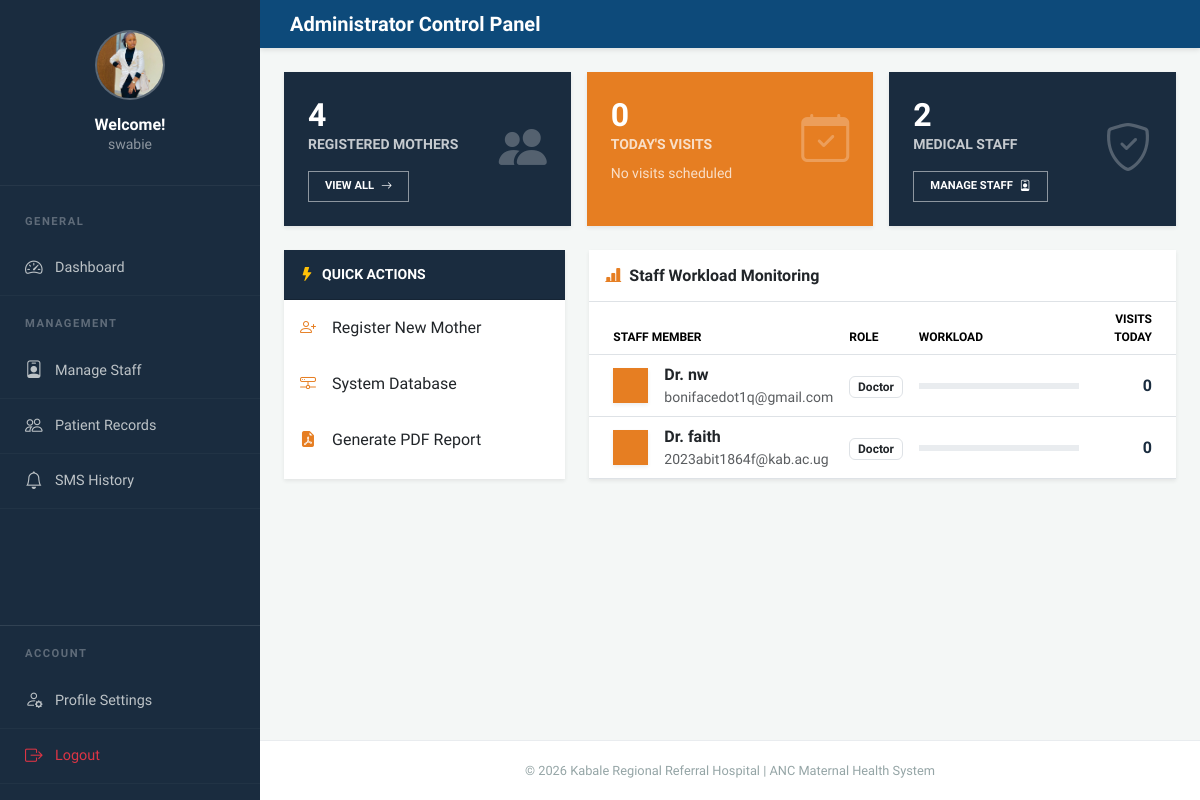
/accounts/dashboard/admin/ (signed in), run on the app's committed database.
### accounts/models.py (models this page shows, shortened)
class User(AbstractUser):
    ROLE_CHOICES = [
        ('ADMIN', 'Admin'),
        ('DOCTOR', 'Doctor'),
        ('NURSE', 'Nurse'),
        ('PATIENT', 'Patient'),
    ]
    role = models.CharField(max_length=20, choices=ROLE_CHOICES, blank=True, null=True)
    phone_number = models.CharField(max_length=20, blank=True, null=True)
    profile_picture = models.ImageField(upload_to='profile_pics/', null=True, blank=True)
    must_change_password = models.BooleanField(default=False)

### accounts/views.py (the view)
# urls.py: path('dashboard/admin/', views.AdminDashboardView.as_view(), name='admin_dashboard'),
class AdminDashboardView(LoginRequiredMixin, UserPassesTestMixin, TemplateView):
    template_name = 'accounts/admin_dashboard.html'
    def test_func(self):
        return self.request.user.is_superuser or getattr(self.request.user, 'role', None) == 'ADMIN'
    def get_context_data(self, **kwargs):
        context = super().get_context_data(**kwargs)
        today = date.today()
        from slots.models import Appointment
        context['total_patients'] = PatientProfile.objects.count()
        context['total_staff'] = User.objects.filter(role__in=['DOCTOR', 'NURSE']).count()
        today_appointments = Appointment.objects.filter(
            date=today,
            status__in=['APPROVED', 'PENDING']
        ).select_related('patient__user', 'doctor')
        context['today_visits'] = today_appointments.count()
        context['today_appointments'] = today_appointments.order_by('hour')
        context['all_staff'] = User.objects.filter(role__in=['DOCTOR', 'NURSE']).annotate(
            current_workload=Count('doctor_patients')
        ).order_by('last_name')
        return context

### templates/accounts/admin_dashboard.html (shortened to what this page needs)
{% extends 'base.html' %}
{% block panel_title %}Administrator Control Panel{% endblock %}
{% block content %}
<div class="row g-3 mb-4">
    <div class="col-md-4">
        <div class="card border-0 shadow-sm text-white h-100 stat-card-navy">
            <div class="p-4 d-flex justify-content-between align-items-center">
                <div>
                    <h2 class="fw-bold mb-0">{{ total_patients }}</h2>
                    <p class="mb-0 text-uppercase small fw-bold opacity-75">Registered Mothers</p>
                    <a href="{% url 'accounts:patient_list' %}" class="btn btn-outline-white mt-3 px-3 fw-bold">
                        VIEW ALL <i class="bi bi-arrow-right ms-1"></i>
                    </a>
                </div>
                <i class="bi bi-people-fill opacity-25" style="font-size: 3rem;"></i>
            </div>
        </div>
    </div>
    <div class="col-md-4">
        <div class="card border-0 shadow-sm text-white h-100 stat-card-orange">
            <div class="p-4 d-flex justify-content-between align-items-center">
                <div>
                    <h2 class="fw-bold mb-0">{{ today_visits }}</h2>
                    <p class="mb-0 text-uppercase small fw-bold opacity-75">Today's Visits</p>
                    {% if today_visits > 0 %}
                    <button class="btn btn-outline-white mt-3 px-3 fw-bold" data-bs-toggle="collapse" data-bs-target="#todayAppointments">
                        VIEW SCHEDULE <i class="bi bi-eye-fill ms-1"></i>
                    </button>
                    {% else %}
                    <p class="small mt-2 opacity-75 mb-0 font-italic">No visits scheduled</p>
                    {% endif %}
                </div>
                <i class="bi bi-calendar-check opacity-25" style="font-size: 3rem;"></i>
            </div>
        </div>
    </div>
    <div class="col-md-4">
        <div class="card border-0 shadow-sm text-white h-100 stat-card-navy">
            <div class="p-4 d-flex justify-content-between align-items-center">
                <div>
                    <h2 class="fw-bold mb-0">{{ total_staff|default:"0" }}</h2>
                    <p class="mb-0 text-uppercase small fw-bold opacity-75">Medical Staff</p>
                    <a href="{% url 'accounts:staff_list' %}" class="btn btn-outline-white mt-3 px-3 fw-bold">
                        MANAGE STAFF <i class="bi bi-person-badge ms-1"></i>
                    </a>
                </div>
                <i class="bi bi-shield-check opacity-25" style="font-size: 3rem;"></i>
            </div>
        </div>
    </div>
</div>
<div class="row g-4">
    <div class="col-lg-4">
        <div class="card border-0 shadow-sm h-100" style="border-radius: 0;">
            <div class="card-header py-3" style="background: var(--primary-navy); color: white; border-radius: 0;">
                <h6 class="mb-0 fw-bold small text-uppercase"><i class="bi bi-lightning-fill me-2 text-warning"></i>Quick Actions</h6>
            </div>
            <div class="card-body p-0">
                <div class="list-group list-group-flush">
                    <a href="{% url 'accounts:register_patient' %}" class="list-group-item list-group-item-action py-3 border-0">
                        <i class="bi bi-person-plus me-3" style="color: var(--accent-orange);"></i>Register New Mother
                    </a>
                    <a href="/admin/" target="_blank" class="list-group-item list-group-item-action py-3 border-0">
                        <i class="bi bi-hdd-network me-3" style="color: var(--accent-orange);"></i>System Database
                    </a>
                    <a href="{% url 'accounts:generate_mothers_report' %}" class="list-group-item list-group-item-action py-3 border-0">
                        <i class="bi bi-file-earmark-pdf-fill me-3" style="color: var(--accent-orange);"></i>Generate PDF Report
                    </a>
                </div>
            </div>
        </div>
    </div>
    <div class="col-lg-8">
        <div class="card border-0 shadow-sm h-100" style="border-radius: 0;">
            <div class="card-header bg-white py-3 border-bottom">
                <h6 class="mb-0 fw-bold text-dark"><i class="bi bi-bar-chart-line-fill me-2" style="color: var(--accent-orange);"></i>Staff Workload Monitoring</h6>
            </div>
            <div class="card-body p-0">
                <div class="table-responsive">
                    <table class="table table-hover align-middle mb-0">
                        <thead>
                            <tr style="font-size: 0.75rem;" class="text-uppercase">
                                <th class="ps-4">Staff Member</th>
                                <th>Role</th>
                                <th>Workload</th>
                                <th class="text-end pe-4">Visits Today</th>
                            </tr>
                        </thead>
                        <tbody>
                            {% for staff in all_staff %}
                            <tr>
                                <td class="ps-4">
                                    <div class="d-flex align-items-center">
                                        <div class="text-white d-flex align-items-center justify-content-center fw-bold me-3 shadow-sm"
                                             style="width: 35px; height: 35px; background: var(--accent-orange); font-size: 0.8rem;">
                                        </div>
                                        <div>
                                            <div class="fw-bold text-dark">Dr. {{ staff.get_full_name|default:staff.username }}</div>
                                            <div class="small text-muted">{{ staff.email }}</div>
                                        </div>
                                    </div>
                                </td>
                                <td><span class="badge border text-dark font-weight-normal">{{ staff.get_role_display }}</span></td>
                                <td style="width: 30%;">
                                    <div class="progress" style="height: 6px;">
                                    </div>
                                </td>
                                <td class="text-end pe-4 fw-bold" style="color: var(--primary-navy);">{{ staff.current_workload }}</td>
                            </tr>
                            {% empty %}
                            <tr><td colspan="4" class="text-center py-4 text-muted small">No active staff records found.</td></tr>
                            {% endfor %}
                        </tbody>
                    </table>
                </div>
            </div>
        </div>
    </div>
</div>
{% endblock %}

### templates/base.html (shortened to what this page needs)
<!DOCTYPE html>
<html lang="en">
<head>
    <link href="https://cdn.jsdelivr.net/npm/bootstrap@5.3.2/dist/css/bootstrap.min.css" rel="stylesheet">
    <link href="https://cdn.jsdelivr.net/npm/bootstrap-icons@1.11.3/font/bootstrap-icons.min.css" rel="stylesheet">
</head>
<body>
<div id="sidebar">
    <div class="sidebar-header">
        <div class="avatar-circle">
            {% if user.profile_picture %}
                <img src="{{ user.profile_picture.url }}" style="width:100%; height:100%; object-fit:cover;">
            {% else %}
                <i class="bi bi-person-fill fs-2"></i>
            {% endif %}
        </div>
        <h6 class="mb-0 fw-bold">Welcome!</h6>
        <p class="small opacity-50 mb-0">{{ user.username|default:"Guest" }}</p>
    </div>
    <nav class="mt-2 flex-grow-1">
        <div class="sidebar-heading">General</div>
        {% if user.is_authenticated %}
            {% if user.role == 'ADMIN' or user.is_superuser %}
                <a href="{% url 'accounts:admin_dashboard' %}" class="sidebar-link {% if 'admin_dashboard' in request.path %}active{% endif %}">
                    <i class="bi bi-speedometer2"></i> Dashboard
                </a>
                <div class="sidebar-heading">Management</div>
                <a href="{% url 'accounts:staff_list' %}" class="sidebar-link"><i class="bi bi-person-badge"></i> Manage Staff</a>
                <a href="{% url 'accounts:patient_list' %}" class="sidebar-link"><i class="bi bi-people"></i> Patient Records</a>
                <a href="{% url 'reminders:reminder_history' %}" class="sidebar-link"><i class="bi bi-bell"></i> SMS History</a>
            {% endif %}
        {% else %}
            <a href="{% url 'accounts:login' %}" class="sidebar-link"><i class="bi bi-lock"></i> Login</a>
        {% endif %}
    </nav>
    {% if user.is_authenticated %}
    <div class="mt-auto border-top border-white border-opacity-10 pb-3">
        <div class="sidebar-heading">Account</div>
        <a href="{% url 'accounts:profile_update' %}" class="sidebar-link {% if 'profile' in request.path %}active{% endif %}">
            <i class="bi bi-person-gear"></i> Profile Settings
        </a>
        <form action="{% url 'accounts:logout' %}" method="post" id="logoutForm">
            <a href="#" onclick="document.getElementById('logoutForm').submit();" class="sidebar-link text-danger">
                <i class="bi bi-box-arrow-right"></i> Logout
            </a>
        </form>
    </div>
    {% endif %}
</div>
<div class="main-wrapper">
    <header class="control-header">
        <div class="d-flex align-items-center">
            <h5 class="mb-0 fw-bold">{% block panel_title %}ANC Portal{% endblock %}</h5>
        </div>
    </header>
    <div class="p-4 container-fluid">
        {% block content %}{% endblock %}
    </div>
    <footer class="footer-refined">
        &copy; {% now "Y" %} Kabale Regional Referral Hospital | ANC Maternal Health System
    </footer>
</div>
</body>
</html>

### templates/base.html (style rules this page uses)
:root { --sidebar-bg: #1a2c3f; --header-bg: #0d4a7a; --accent-green: #1abc9c; --content-bg: #f4f7f6; --green-main: #27ae60; --orange-main: #e67e22; --red-main: #e74c3c; --blue-main: #3498db; --radius-none: 0px; }
* { font-family: 'Nunito', sans-serif; }
body { background: var(--content-bg); overflow-x: hidden; }
#sidebar { width: 260px; height: 100vh; position: fixed; left: 0; top: 0; background: var(--sidebar-bg); color: #fff; z-index: 1000; transition: all 0.3s; display: flex; flex-direction: column; overflow-y: auto; scrollbar-width: thin; scrollbar-color: rgba(255,255,255,0.2) transparent; }
.sidebar-header { padding: 30px 20px; text-align: center; border-bottom: 1px solid rgba(255,255,255,0.05); flex-shrink: 0; }
.avatar-circle { width: 70px; height: 70px; background: rgba(255,255,255,0.1); border-radius: 50%; display: flex; align-items: center; justify-content: center; margin: 0 auto 15px; border: 2px solid rgba(255,255,255,0.2); overflow: hidden; }
.sidebar-link { padding: 14px 25px; color: #bdc3c7; display: flex; align-items: center; text-decoration: none; transition: 0.2s; font-size: 0.9rem; border-bottom: 1px solid rgba(255,255,255,0.03); }
.sidebar-link i { font-size: 1.1rem; width: 30px; }
.sidebar-heading { padding: 20px 25px 10px; font-size: 0.7rem; text-transform: uppercase; letter-spacing: 1.5px; color: rgba(255,255,255,0.3); font-weight: 800; }
.main-wrapper { margin-left: 260px; min-height: 100vh; display: flex; flex-direction: column; }
.control-header { background: var(--header-bg); color: white; padding: 12px 30px; display: flex; justify-content: space-between; align-items: center; box-shadow: 0 2px 5px rgba(0,0,0,0.1); }
.card { border: none; border-radius: var(--radius-none); box-shadow: 0 2px 10px rgba(0,0,0,0.05); }
.footer-refined { margin-top: auto; padding: 20px; text-align: center; background: white; border-top: 1px solid #e9ecef; font-size: 0.8rem; color: #95a5a6; }

### templates/accounts/admin_dashboard.html (style rules this page uses)
:root { --primary-navy: #1a2c3f; --accent-orange: #e67e22; --bg-light: #f8f9fa; }
.stat-card-navy { background: var(--primary-navy); border-radius: 0; }
.stat-card-orange { background: var(--accent-orange); border-radius: 0; }
.btn-outline-white { border: 1px solid rgba(255,255,255,0.5); color: white; background: transparent; transition: 0.3s; border-radius: 0; font-size: 0.7rem; }
.progress { background-color: #e9ecef; border-radius: 0; }
.list-group-item-action { transition: 0.2s; border-left: 4px solid transparent; }
.table thead { background-color: var(--primary-navy) !important; color: white; }

### data on the page
User: profile_picture (picture), username "swabie"
User: get_full_name "nw", email "bonifacedot1q@gmail.com", role "Doctor", current_workload "0"
User: get_full_name "faith", email "2023abit1864f@kab.ac.ug", role "Doctor", current_workload "0"

### other printed values
{{ total_patients }} "4"
{{ today_visits }} "0"
{{ total_staff|default:"0" }} "2"
